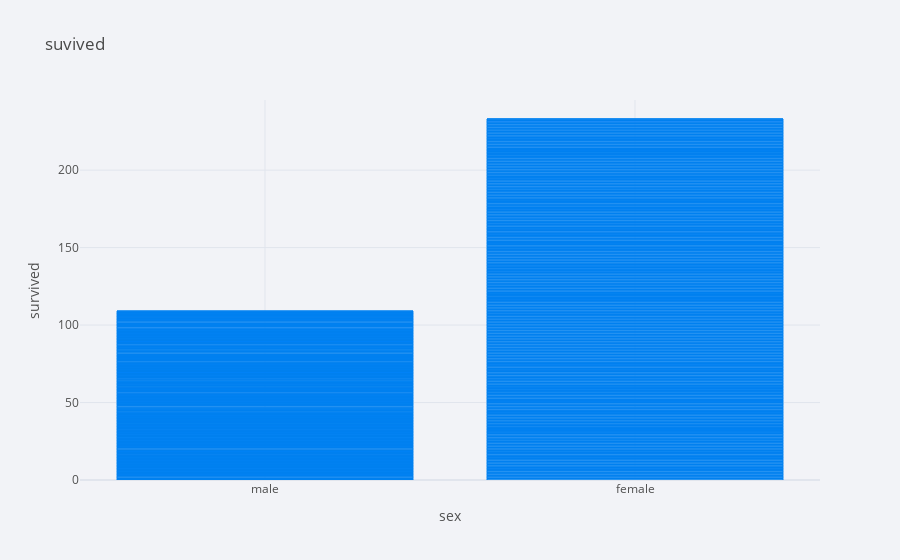

The code cell stored with this chart in its notebook:
### Code cell
titanic.iplot(kind  = 'bar', x = 'sex', y = 'survived', title = 'suvived' , xTitle='sex',yTitle='survived')

### Figure 1 — Plotly figure (JSON) as saved in the notebook; plotly's stock layout.template omitted (floating-point values rounded to 4 significant figures; data arrays with more than 128 entries replaced by an {"elided": "..."} marker saying what was removed)
{"data": [{"marker": {"color": "rgba(0, 128, 240, 0.6)", "line": {"color": "rgba(0, 128, 240, 1.0)", "width": 1}}, "name": "survived", "orientation": "v", "text": "", "x": {"elided": "891 str values"}, "y": {"elided": "891 int values"}, "type": "bar"}], "layout": {"legend": {"bgcolor": "#F2F3F7", "font": {"color": "#505050"}}, "paper_bgcolor": "#F2F3F7", "plot_bgcolor": "#F2F3F7", "title": {"font": {"color": "#484848"}, "text": "suvived"}, "xaxis": {"gridcolor": "#E1E5ED", "showgrid": true, "tickfont": {"color": "#505050"}, "title": {"font": {"color": "#505050"}, "text": "sex"}, "zerolinecolor": "#E1E5ED"}, "yaxis": {"gridcolor": "#E1E5ED", "showgrid": true, "tickfont": {"color": "#505050"}, "title": {"font": {"color": "#505050"}, "text": "survived"}, "zerolinecolor": "#E1E5ED"}}}
